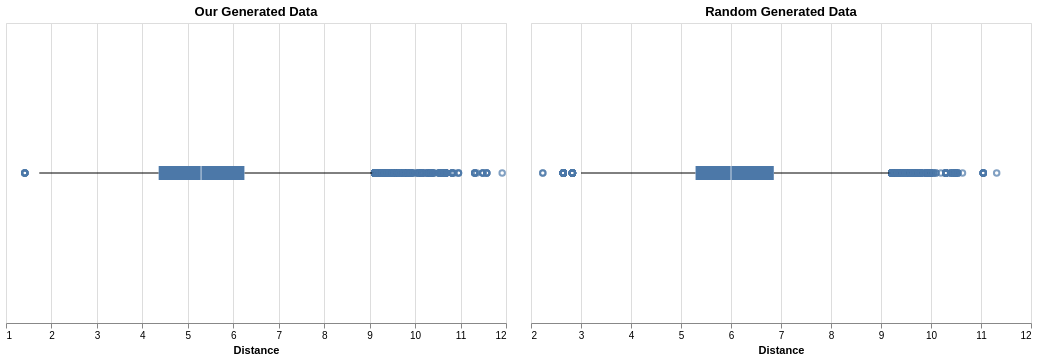

Notebook code for this chart:
### Code cell
alt_df_dist = pd.DataFrame(distances_flat, columns=['Distance'])
boxplot_1 = alt.Chart(alt_df_dist ).mark_boxplot().encode(
    alt.X("Distance:Q").scale(zero=False)
).properties(
    height=300,
    width=500,
    title= 'Our Generated Data'
)

alt_df_dist_r = pd.DataFrame(distances_flat_r, columns=['Distance'])
boxplot_2 = alt.Chart(alt_df_dist_r).mark_boxplot().encode(
    alt.X("Distance:Q").scale(zero=False)
).properties(
    height=300,
    width=500,
    title= 'Random Generated Data'
)

boxplot_1 | boxplot_2

### Figure 1 — Vega-Lite specification as saved in the notebook (floating-point values rounded to 4 significant figures; data arrays with more than 128 entries replaced by an {"elided": "..."} marker saying what was removed)
{"config": {"view": {"continuousWidth": 300, "continuousHeight": 300}}, "hconcat": [{"data": {"name": "data-ead992433ec3b93d867715248ce055e1"}, "mark": {"type": "boxplot"}, "encoding": {"x": {"field": "Distance", "scale": {"zero": false}, "type": "quantitative"}}, "height": 300, "title": "Our Generated Data", "width": 500}, {"data": {"name": "data-84a72407ed6d267615e7ba20d589f5a7"}, "mark": {"type": "boxplot"}, "encoding": {"x": {"field": "Distance", "scale": {"zero": false}, "type": "quantitative"}}, "height": 300, "title": "Random Generated Data", "width": 500}], "$schema": "https://vega.github.io/schema/vega-lite/v5.17.0.json", "datasets": {"data-ead992433ec3b93d867715248ce055e1": {"elided": "39900 records"}, "data-84a72407ed6d267615e7ba20d589f5a7": {"elided": "39900 records"}}}
